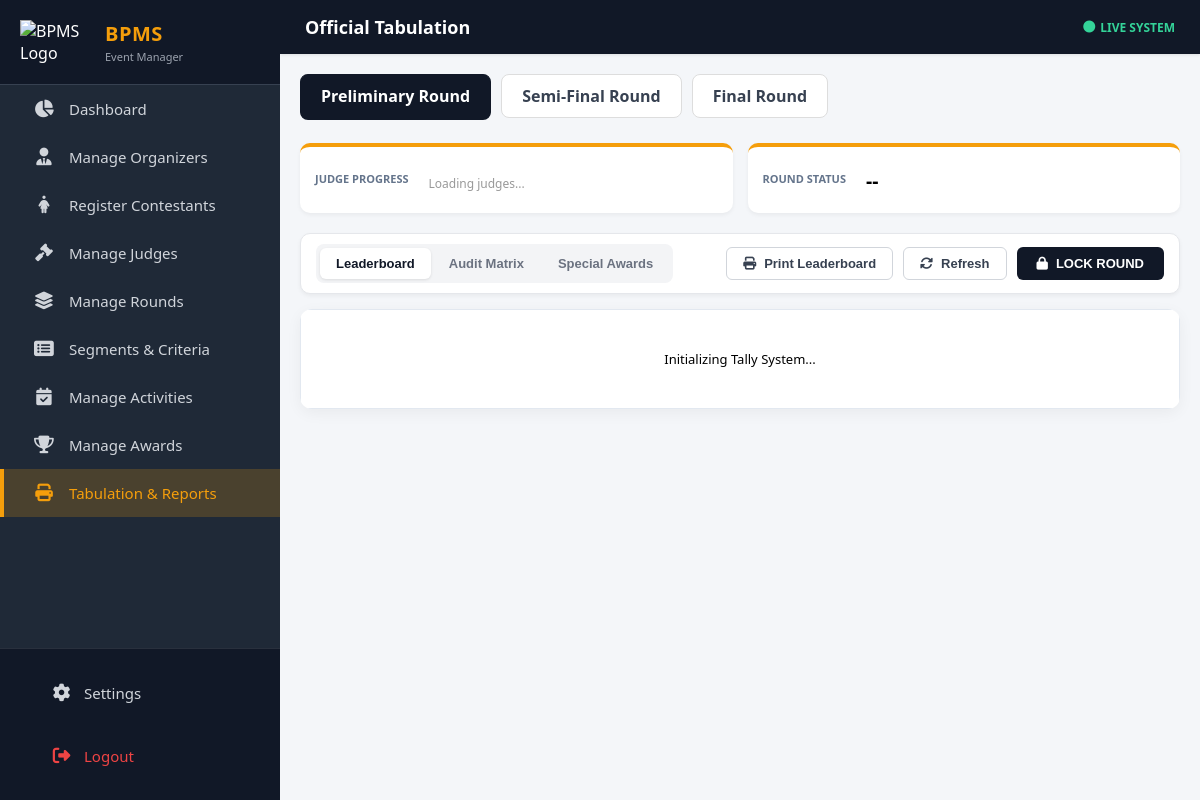
The page /tabulator.php (signed in) on the database its author committed.
### tables this page shows
CREATE TABLE `rounds` (
  `id` int(11) NOT NULL,
  `event_id` int(11) NOT NULL,
  `title` varchar(100) NOT NULL,
  `ordering` int(11) NOT NULL,
  `type` enum('Elimination','Final') NOT NULL DEFAULT 'Elimination',
  `qualify_count` int(11) NOT NULL DEFAULT 1,
  `status` enum('Pending','Active','Completed') DEFAULT 'Pending',
  `is_deleted` tinyint(1) DEFAULT 0,
  `created_at` timestamp NOT NULL DEFAULT current_timestamp()
);

### public/tabulator.php (the view, shortened to what this page needs)
<?php
require_once __DIR__ . '/../app/config/database.php';
$user_role = $_SESSION['role'];
$evt_sql = "SELECT id, title FROM events WHERE status = 'Active' LIMIT 1";
$event = $conn->query($evt_sql)->fetch_assoc();
$event_id = $event['id'];
$rnd_sql = "SELECT id, title, status FROM rounds WHERE event_id = $event_id AND is_deleted = 0 ORDER BY ordering";
$rounds = $conn->query($rnd_sql)->fetch_all(MYSQLI_ASSOC);
$current_round_id = isset($_GET['round_id']) ? (int)$_GET['round_id'] : ($rounds[0]['id'] ?? 0);
?>
<!DOCTYPE html>
<html lang="en">
<head>
    <link rel="stylesheet" href="assets/css/style.css?v=10">
    <link rel="stylesheet" href="https://cdnjs.cloudflare.com/ajax/libs/font-awesome/6.4.0/css/all.min.css">
</head>
<body>
<div class="main-wrapper">
    <?php if ($user_role === 'Event Manager'): ?>
        <?php include_once __DIR__ . '/../app/views/partials/sidebar.php'; ?>
    <?php endif; ?>
    <div class="content-area">
        <div class="navbar" style="background:var(--dark); color:white; padding:15px 25px;">
            <div style="display:flex; align-items:center; gap: 15px;">
                <div class="navbar-title" style="color:white;">Official Tabulation</div>
            </div>
            <div id="liveIndicator" style="font-size:12px; color:#34d399; font-weight:bold; display:flex; align-items:center; gap:5px;">
                <i class="fas fa-circle fa-beat"></i> LIVE SYSTEM
            </div>
        </div>
        <div class="container" style="padding:20px;">
            <?php if (empty($rounds)): ?>
                <div style="text-align:center; padding:40px; background:white; border-radius:8px;">
                    <h3>No Rounds Configured</h3>
                    <p>Please ask the Event Manager to set up rounds and criteria.</p>
                </div>
            <?php else: ?>
            <div class="tab-nav">
                <?php foreach ($rounds as $r): ?>
                    <a href="?round_id=<?= $r['id'] ?>" class="tab-item <?= $r['id'] == $current_round_id ? 'active' : '' ?>">
                        <?= htmlspecialchars($r['title']) ?>
                    </a>
                <?php endforeach; ?>
            </div>
            <div class="stats-grid">
                <div class="stat-card">
                    <div style="font-size:11px; color:#64748b; font-weight:bold; text-transform:uppercase;">Judge Progress</div>
                    <div class="judge-status-list" id="judgeStatusList">
                        <span style="color:#999; font-size:12px;">Loading judges...</span>
                    </div>
                </div>
                <div class="stat-card">
                    <div style="font-size:11px; color:#64748b; font-weight:bold; text-transform:uppercase;">Round Status</div>
                    <div id="roundStatusText" style="font-weight:800; font-size:1.2rem; margin-top:5px;">--</div>
                </div>
            </div>
            <div class="control-toolbar">
                <div class="view-switcher">
                    <button class="view-btn active" id="btnSum" onclick="switchView('summary')">Leaderboard</button>
                    <button class="view-btn" id="btnAud" onclick="switchView('audit')">Audit Matrix</button>
                    <button class="view-btn" id="btnAwd" onclick="switchView('awards')">Special Awards</button>
                </div>
                <div class="action-group">
                    <button class="action-btn" id="btnPrint" onclick="window.print()">
                        <i class="fas fa-print"></i> Print Leaderboard
                    </button>
                    <button class="action-btn" onclick="fetchTally()">
                        <i class="fas fa-sync-alt"></i> Refresh
                    </button>
                    <button id="btnLock" class="lock-btn" onclick="lockRound()">
                        <i class="fas fa-lock"></i> LOCK ROUND
                    </button>
                </div>
            </div>
            <div class="tally-card" id="summaryView">
                <div class="table-responsive">
                    <table class="tally-table">
                        <tbody id="tableBody"><tr><td colspan="10" style="padding:40px;">Initializing Tally System...</td></tr></tbody>
                    </table>
                </div>
            </div>
            <?php endif; ?>
        </div>
    </div>
</div>
</body>
</html>

### public/assets/css/style.css (style rules this page uses)
* { margin: 0; padding: 0; box-sizing: border-box; }
body { font-family: 'Segoe UI', Tahoma, Geneva, Verdana, sans-serif; background-color: #f4f6f9; height: 100vh; overflow: hidden; }
.main-wrapper { display: flex; height: 100vh; width: 100%; }
.content-area { flex-grow: 1; display: flex; flex-direction: column; overflow-y: auto; width: 100%; position: relative; }
.navbar { background: #ffffff; padding: 15px 40px; display: flex; justify-content: space-between; align-items: center; box-shadow: 0 1px 3px rgba(0,0,0,0.1); flex-shrink: 0; position: sticky; top: 0; z-index: 900; }
.navbar-title { font-size: 18px; font-weight: 600; color: #374151; }
.container { padding: 40px; }
.stats-grid { display: grid; grid-template-columns: repeat(auto-fit, minmax(240px, 1fr)); gap: 20px; margin-bottom: 30px; }
.stat-card { background: white; padding: 25px; border-radius: 12px; box-shadow: 0 2px 4px rgba(0,0,0,0.05); display: flex; align-items: center; gap: 20px; transition: transform 0.2s; border-bottom: 4px solid transparent; }
.tab-item { padding: 12px 25px; background: #f9fafb; border: 1px solid #e5e7eb; border-bottom: none; border-radius: 8px 8px 0 0; cursor: pointer; font-weight: 600; color: #6b7280; text-decoration: none; }
.tab-item.active { background: white; color: #F59E0B; border-color: #e5e7eb; border-bottom: 2px solid white; margin-bottom: -2px; }

### rows shown on the page
rounds: title "Preliminary Round"
rounds: title "Semi-Final Round"
rounds: title "Final Round"

### other values the page prints
$role "Event Manager"
